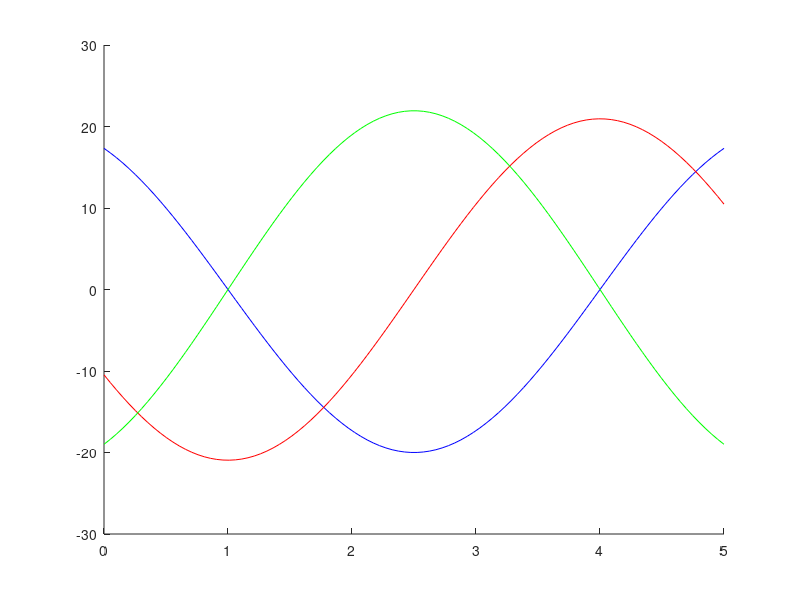

This chart was generated by the following MATLAB code: (Note: this script raises an error after producing the figure.)
clear
clc
close all

%known parameters
t = linspace(0,5,100);
time_at_first_zero = 1;
tau = 2 * 3;
amplitude_magnitude = 20;

%calculated with omega = 2 pi / tau
omega = (2 * pi) / tau;

%calculate first angle at t = 0
first_theta = pi / 2 - time_at_first_zero * omega;

%calculate real / imaginary parts of complex amplitude
imaginary_part = sin(first_theta) * amplitude_magnitude;
real_part = cos(first_theta) * amplitude_magnitude;

%calculate complex amplitude
A_hat = real_part + imaginary_part * 1i;

%calculate x. Assume cosine function because function starts high
func = real(A_hat * exp(1i * omega * t));

%calculate x dot with calculus
func_prime = real(A_hat * omega * 1i * exp(1i * omega * t));

%calculate x dot dot with calculus
func_prime_prime = real(A_hat * omega * 1i * omega * 1i * exp(1i * omega * t));

%calculate time at which first minimum value of x occurs
time_first_minimum = time_at_first_zero + tau / 4;

%calculate time at which first maximum value of x_dot occurs
time_first_maximum_xdot = time_at_first_zero + tau / 2;

%calculate time at which first maximum value of x_dot_dot occurs
time_first_maximum_xdot_dot = time_at_first_zero + tau / 4;

hold on
plot(t,func,'blue')
plot(t,func_prime,'red')
plot(t,func_prime_prime,'green')
yline(0)
xlabel('time (s)')
ylabel('x (mm)')
legend(["${x}$","${\dot{x}}$","${\ddot{x}}$"],'interpreter',['latex'],'location','northwest')

%part A
disp("x(0) = "+func(1)+" mm")
disp("x_dot(0) = "+func_prime(1)+" mm/ms")

%part b
disp("time of first minimum x value = "+time_first_minimum+" ms")

%part c
disp("time of first maximum x_dot value = "+time_first_maximum_xdot+" ms")

%part d
disp("time of first maximum x_dot_dot value = "+time_first_maximum_xdot_dot+" ms")